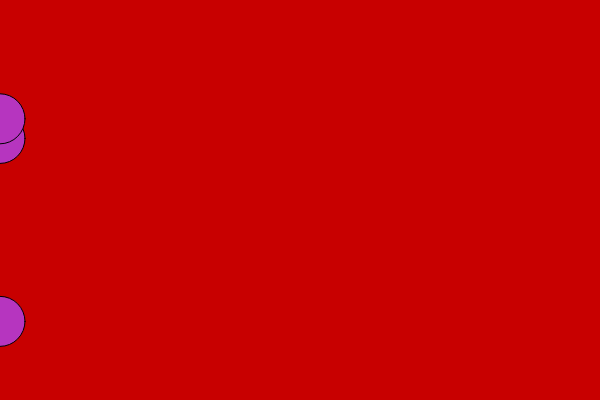
Frame 1 (no input)
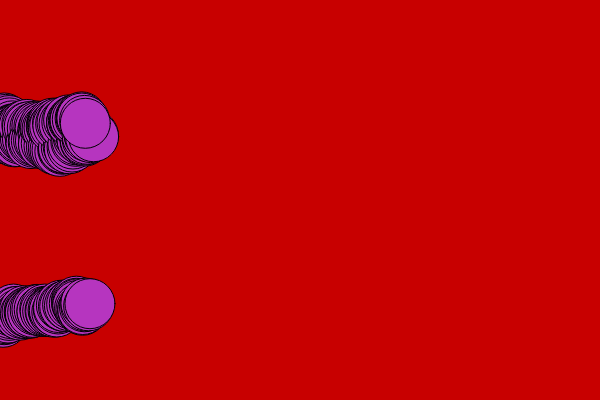
Frame 60 (no input)
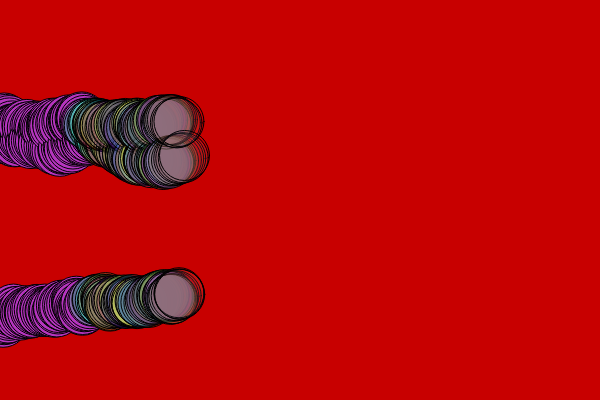
Frame 120 (the mouse pressed at the canvas centre since frame 60)

The p5.js sketch that drew these frames (run headless with seeded random() and noise() and a simulated clock; from frame 60 on, the mouse is pressed at the canvas centre):

// p5.js sketch
// ── sketch.js
let cor;
let circuloX; // horizontal
let circuloY; // vertical

function setup() {
  createCanvas(600, 400);
  background(color(200, 0 , 0));
  cor = color(random(0, 255), random(0, 255), random(0, 255));
  
  circuloX = [0, 0, 0];
  circuloY = [random(height), random(height), random(height)];
}

function draw() {
  
  fill(cor);
  
  for(let contador in circuloX) {
    circle(circuloX[contador], circuloY[contador], 50);    
    circuloX[contador]+= random(0,3);
    circuloY[contador]+= random(-3,3); 
    
    if(circuloX[contador] >= width){
      circuloX[contador] = 0;
      circuloY[contador] = random(height);
    }
  }
  
  if(mouseIsPressed){
    cor = color(random(0, 255), random(0, 255), random(0, 255), random(0, 100));
  }
}
